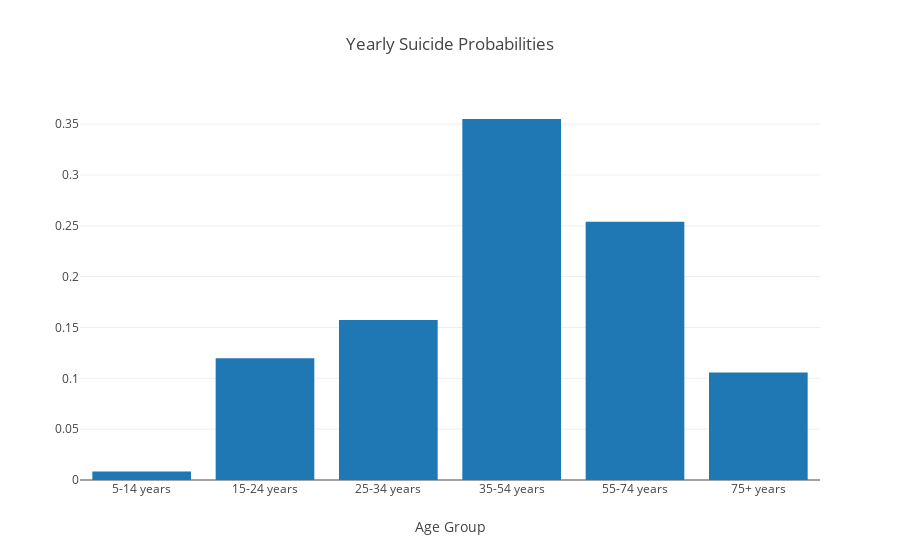

Notebook cell for this chart:
### Code cell
# Suicide Probability

data=pd.read_csv("master.csv")

data.isnull().sum()                   #  count of null values
data.dropna(inplace=True)             #  drop rows with null values
data.isnull().sum()                   #  count of null values

#  check for DUPLICATEs
data.duplicated().sum()               #  count of duplicate values

age_groups = data['age'].unique()
# sorted string values according to the float key
age_groups = sorted(age_groups,key=lambda x: float(x[0:1])) 
age_groups.insert(0, age_groups.pop(4))

suicides = [[data[data['age']==age]['suicides_no'].sum()] for age in age_groups]
suicides = np.array(suicides).reshape(len(suicides))
suicides = suicides/sum(suicides)

data = [go.Bar(
            x=age_groups,
            y=suicides
    )]

layout = go.Layout(
    title = 'Yearly Suicide Probabilities',
    xaxis = dict(
        title = 'Age Group'
    )
)
    
fig = go.Figure(data=data, layout=layout)
py.offline.iplot(fig)

### Figure 1 — Plotly figure (JSON) as saved in the notebook; plotly's stock layout.template omitted (floating-point values rounded to 4 significant figures)
{"data": [{"type": "bar", "uid": "febe28e7-6170-4acf-95fa-dc1de5fd0903", "x": ["5-14 years", "15-24 years", "25-34 years", "35-54 years", "55-74 years", "75+ years"], "y": [0.008286, 0.1197, 0.1573, 0.355, 0.2539, 0.1058]}], "layout": {"title": {"text": "Yearly Suicide Probabilities"}, "xaxis": {"title": {"text": "Age Group"}}}}
